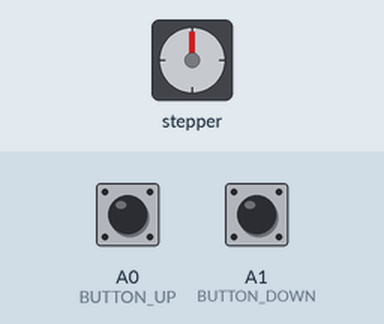
Recording of a sketch running on a simulated Arduino Uno, built with avr-gcc and run on an emulated ATmega328P. Parts: stepper motor. Wiring (inferred from the names in the program): stepper motor driver (200 steps per turn assumed): step pin 2; direction pin 5. The inputs (shaded band) are chosen by the test bench; at power-on: A0 (BUTTON_UP) HIGH, A1 (BUTTON_DOWN) HIGH.

Above: at 1.2 s.
1.3 s: A0 (BUTTON_UP) pulled LOW for 1 s
At 3.4 s:
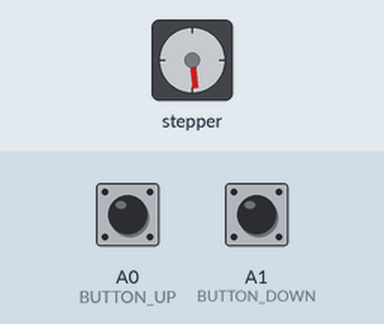
3.8 s: A1 (BUTTON_DOWN) pulled LOW for 3.2 s
At 8.1 s:
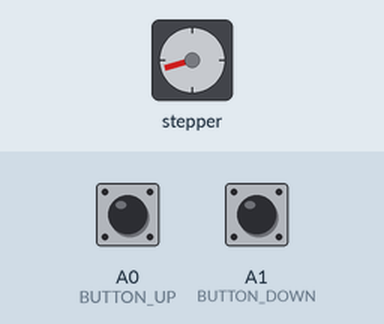
8.5 s: A0 (BUTTON_UP) pulled LOW for 0.15 s
At 9.8 s:
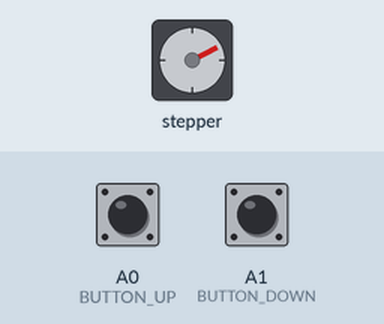
10.1 s: A1 (BUTTON_DOWN) pulled LOW for 1 s
At 12.2 s:
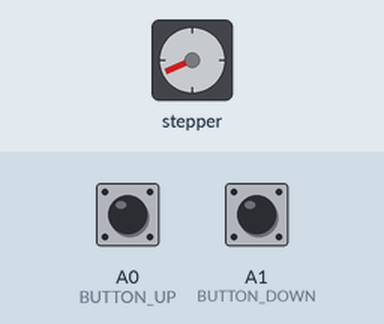
12.6 s: A0 (BUTTON_UP) pulled LOW for 0.15 s
At 13.2 s:
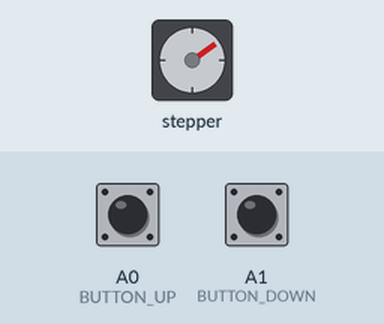
14.2 s: A0 (BUTTON_UP) pulled LOW for 3.2 s
At 18.5 s:
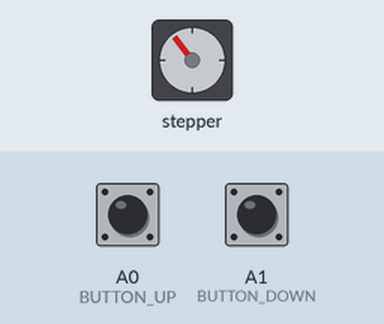
Timing chart, 0 to 19.9 s (numbered marks = the images above; inputs shaded):
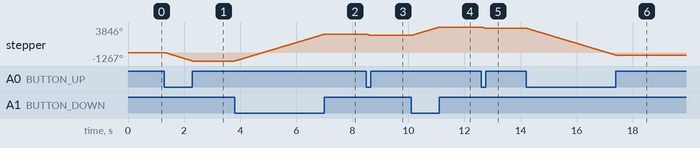

The sketch:

direct-updown-control.ino
```cpp
//
// Allows manual control of the forklift toolhead via two buttons:
// - up button: connects analog pin 0 (reset/abort) to ground to lift fork
// - down button: connects analog pin 1 (feed hold) to ground to lower fork
//
// Assumes that the lifting motor is installed as the X axis motor with the
// following axis limits:
// - X axis limit: fork has been lowered to maximum
// - Y axis limit: fork has been lowered to tray
// - Z axis limit: forklift has been raised to maximum
//


//
// Constants
//

// Button pins
const int BUTTON_UP = A0;
const int BUTTON_DOWN = A1;

// X axis motor control pins
const int STEP_PIN = 2;
const int DIR_PIN = 5;

const int LIMIT_LOWER_MAX_PIN = 9; // X axis limit
const int LIMIT_TRAY_PIN = 10;     // Y axis limit
const int LIMIT_LIFT_MAX_PIN = 11; // Z axis limit

const int HALF_PERIOD = 700; // microseconds
const int QUARTER_PERIOD = HALF_PERIOD / 2;


//
// Global variables
//

//bool debug = true; // Set to false to disable debugging output
bool debug = false;


//
// Main procedures
//

void setup() {
  if (debug) set_up_serial();
  set_up_pins();
}


void loop() {
  if (up_button_pressed()) {
    if (debug) Serial.println("Up button pressed");
    send_up_pulse();
  } else if (down_button_pressed()) {
    if (debug) Serial.println("Down button pressed");
    send_down_pulse();
  }
}


//
// Helper functions
//

void set_up_serial() {
  Serial.begin(115200);
  delay(500);
  Serial.println("Serial setup complete, debugging messages enabled");
}


void set_up_pins() {
  pinMode(BUTTON_UP, INPUT_PULLUP);
  pinMode(BUTTON_DOWN, INPUT_PULLUP);
  pinMode(STEP_PIN, OUTPUT);
  pinMode(DIR_PIN, OUTPUT);
  pinMode(LIMIT_LOWER_MAX_PIN, INPUT_PULLUP);
  pinMode(LIMIT_TRAY_PIN, INPUT_PULLUP);
  pinMode(LIMIT_LIFT_MAX_PIN, INPUT_PULLUP);

  if (debug) print_pin_setup();
}


void print_pin_setup() {
  Serial.println("====== PIN SETUP ======");
  Serial.println("Up button:");
  Serial.println(BUTTON_UP);
  Serial.println("Down button:");
  Serial.println(BUTTON_DOWN);
  Serial.println("Step pin:");
  Serial.println(STEP_PIN);
  Serial.println("Directioin pin:");
  Serial.println(DIR_PIN);
  Serial.println("Lower limit switch pin:");
  Serial.println(LIMIT_LOWER_MAX_PIN);
  Serial.println("Tray limit switch pin:");
  Serial.println(LIMIT_TRAY_PIN);
  Serial.println("Upper limit switch pin");
  Serial.println(LIMIT_LIFT_MAX_PIN);
  Serial.println("\n");
}


// TODO: differentiate these with limit switch logic
void send_up_pulse() {
  digitalWrite(DIR_PIN, LOW);
  digitalWrite(STEP_PIN, LOW);
  delayMicroseconds(QUARTER_PERIOD);
  digitalWrite(STEP_PIN, HIGH);
  delayMicroseconds(HALF_PERIOD);
  digitalWrite(STEP_PIN, LOW);
  delayMicroseconds(QUARTER_PERIOD);
}


void send_down_pulse() {
  digitalWrite(DIR_PIN, HIGH);
  digitalWrite(STEP_PIN, LOW);
  delayMicroseconds(QUARTER_PERIOD);
  digitalWrite(STEP_PIN, HIGH);
  delayMicroseconds(HALF_PERIOD);
  digitalWrite(STEP_PIN, LOW);
  delayMicroseconds(QUARTER_PERIOD);
}


bool up_button_pressed() {
  return digitalRead(BUTTON_UP) == LOW;
}


bool down_button_pressed() {
  return digitalRead(BUTTON_DOWN) == LOW;
}
```

Measured:
- after the input at 1.3 s, stepper: turns 1267° counter-clockwise in 1.0 s, starting at once
- after the input at 3.8 s, stepper: turns 4040° clockwise in 3.2 s, starting at once
- after the input at 8.5 s, stepper: turns 190° counter-clockwise in 0.15 s, starting at once
- after the input at 10.1 s, stepper: turns 1263° clockwise in 1.0 s, starting at once
- after the input at 12.6 s, stepper: turns 191° counter-clockwise in 0.15 s, starting at once
- after the input at 14.2 s, stepper: turns 4052° counter-clockwise in 3.2 s, starting at once
